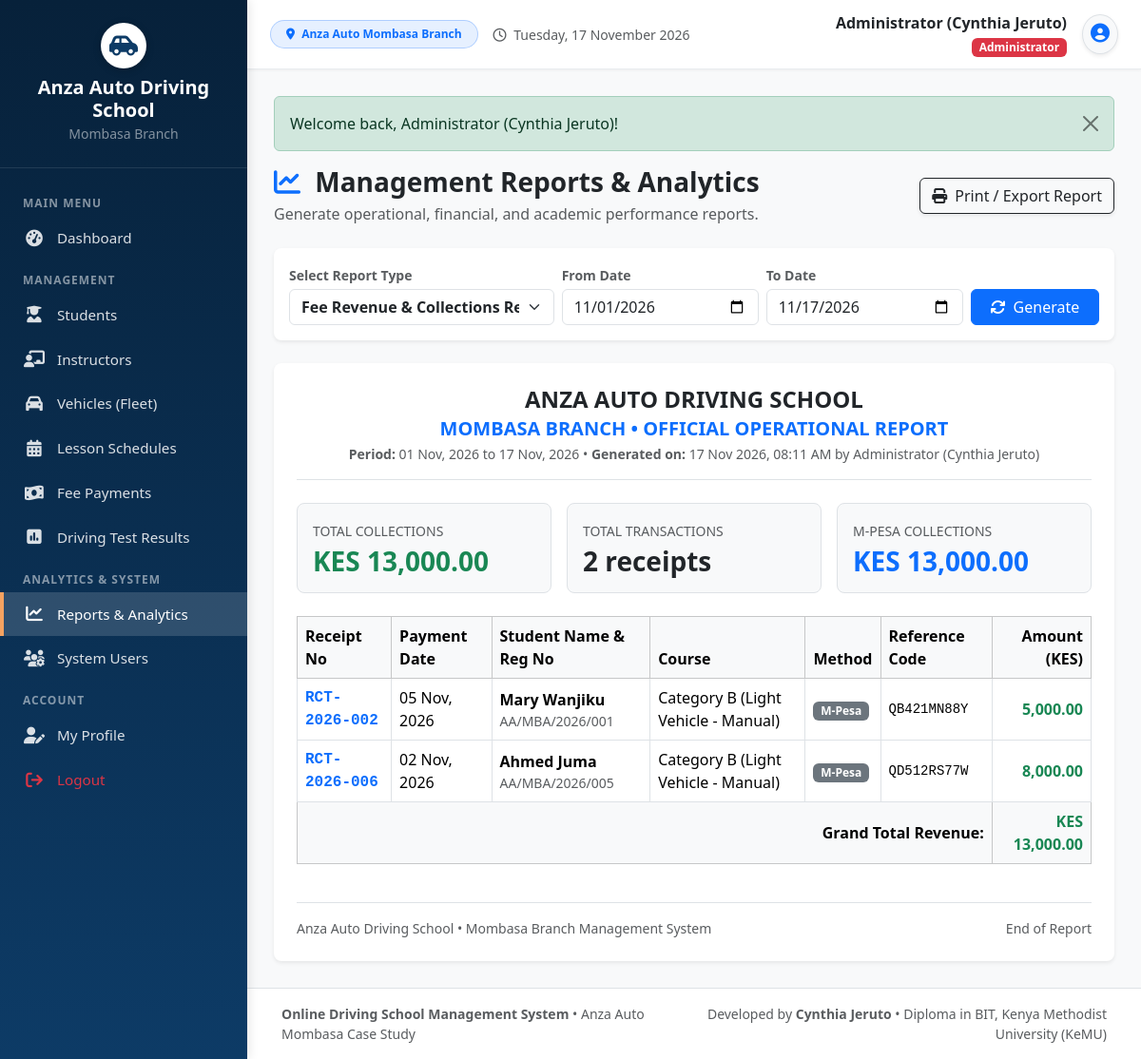
/reports.php (signed in), run on the app's committed database.
### tables this page shows
CREATE TABLE `payments` (
  `payment_id` INT(11) NOT NULL AUTO_INCREMENT,
  `receipt_no` VARCHAR(30) NOT NULL UNIQUE,
  `student_id` INT(11) NOT NULL,
  `amount` DECIMAL(10,2) NOT NULL,
  `payment_date` DATE NOT NULL,
  `payment_method` ENUM('M-Pesa', 'Cash', 'Bank Transfer', 'Credit / Debit Card') NOT NULL DEFAULT 'Bank Transfer',
  `reference_no` VARCHAR(50) DEFAULT NULL,
  `notes` VARCHAR(255) DEFAULT 'Tuition fee installment',
  `recorded_by` INT(11) DEFAULT NULL,
  `created_at` TIMESTAMP NOT NULL DEFAULT CURRENT_TIMESTAMP,
  PRIMARY KEY (`payment_id`),
  KEY `fk_payment_student` (`student_id`),
  KEY `fk_payment_recorder` (`recorded_by`),
  CONSTRAINT `fk_payment_student` FOREIGN KEY (`student_id`) REFERENCES `students` (`student_id`) ON DELETE CASCADE,
  CONSTRAINT `fk_payment_recorder` FOREIGN KEY (`recorded_by`) REFERENCES `users` (`user_id`) ON DELETE SET NULL
);

CREATE TABLE `students` (
  `student_id` INT(11) NOT NULL AUTO_INCREMENT,
  `user_id` INT(11) DEFAULT NULL,
  `student_reg_no` VARCHAR(30) NOT NULL UNIQUE,
  `full_name` VARCHAR(100) NOT NULL,
  `gender` ENUM('Male', 'Female', 'Other') NOT NULL,
  `date_of_birth` DATE DEFAULT NULL,
  `phone` VARCHAR(20) NOT NULL,
  `email` VARCHAR(100) DEFAULT NULL,
  `national_id` VARCHAR(30) DEFAULT NULL,
  `address` VARCHAR(255) DEFAULT 'Mombasa',
  `course_category` VARCHAR(100) NOT NULL DEFAULT 'Category B (Light Vehicle - Manual)',
  `course_fee` DECIMAL(10,2) NOT NULL DEFAULT 15000.00,
  `registration_date` DATE NOT NULL,
  `status` ENUM('Enrolled', 'In Training', 'Test Ready', 'Completed', 'Dropped') NOT NULL DEFAULT 'Enrolled',
  `created_at` TIMESTAMP NOT NULL DEFAULT CURRENT_TIMESTAMP,
  PRIMARY KEY (`student_id`),
  KEY `fk_student_user` (`user_id`),
  CONSTRAINT `fk_student_user` FOREIGN KEY (`user_id`) REFERENCES `users` (`user_id`) ON DELETE SET NULL
);

### reports.php (the view, shortened to what this page needs)
<?php
require_once __DIR__ . '/includes/header.php';
$reportType = trim($_GET['type'] ?? 'revenue');
$startDate = trim($_GET['start_date'] ?? date('Y-m-01'));
$endDate = trim($_GET['end_date'] ?? date('Y-m-d'));
if ($reportType === 'revenue') {
    $stmtRev = $pdo->prepare("
        SELECT p.*, s.full_name AS student_name, s.student_reg_no, s.course_category
        FROM payments p
        JOIN students s ON p.student_id = s.student_id
        WHERE p.payment_date BETWEEN ? AND ?
        ORDER BY p.payment_date DESC
    ");
    $stmtRev->execute([$startDate, $endDate]);
    $revenueRows = $stmtRev->fetchAll();
    $totalRev = array_sum(array_column($revenueRows, 'amount'));
    $methodBreakdown = [];
    foreach ($revenueRows as $r) {
        $m = $r['payment_method'];
        $methodBreakdown[$m] = ($methodBreakdown[$m] ?? 0) + (float)$r['amount'];
    }
}
?>
<div class="d-flex justify-content-between align-items-center mb-4 no-print">
    <div>
        <h3 class="fw-bold mb-1 text-dark"><i class="fa-solid fa-chart-line text-primary me-2"></i> Management Reports & Analytics</h3>
        <p class="text-muted mb-0">Generate operational, financial, and academic performance reports.</p>
    </div>
    <button onclick="window.print()" class="btn btn-outline-dark shadow-sm">
        <i class="fa-solid fa-print me-1"></i> Print / Export Report
    </button>
</div>
<div class="card border-0 shadow-sm rounded-3 mb-4 no-print">
    <div class="card-body p-3">
        <form method="GET" action="reports.php" class="row g-2 align-items-end">
            <div class="col-md-4">
                <label class="form-label small fw-semibold text-muted mb-1">Select Report Type</label>
                <select name="type" class="form-select fw-semibold" onchange="this.form.submit()">
                    <option value="revenue" <?= ($reportType === 'revenue') ? 'selected' : '' ?>>Fee Revenue & Collections Report</option>
                </select>
            </div>
            <div class="col-md-3">
                <label class="form-label small fw-semibold text-muted mb-1">From Date</label>
                <input type="date" name="start_date" class="form-control" value="<?= htmlspecialchars($startDate) ?>">
            </div>
            <div class="col-md-3">
                <label class="form-label small fw-semibold text-muted mb-1">To Date</label>
                <input type="date" name="end_date" class="form-control" value="<?= htmlspecialchars($endDate) ?>">
            </div>
            <div class="col-md-2">
                <button type="submit" class="btn btn-primary w-100"><i class="fa-solid fa-arrows-rotate me-1"></i> Generate</button>
            </div>
        </form>
    </div>
</div>
<div class="card border-0 shadow-sm rounded-3 p-4">
    <div class="text-center pb-3 border-bottom mb-4">
        <h4 class="fw-bold text-dark mb-1">ANZA AUTO DRIVING SCHOOL</h4>
        <h5 class="fw-semibold text-primary mb-1">MOMBASA BRANCH &bull; OFFICIAL OPERATIONAL REPORT</h5>
        <p class="text-muted small mb-0">
            <strong>Period:</strong> <?= format_date($startDate) ?> to <?= format_date($endDate) ?> &bull;
            <strong>Generated on:</strong> <?= date('d M Y, h:i A') ?> by <?= htmlspecialchars($_SESSION['full_name']) ?>
        </p>
    </div>
    <?php if ($reportType === 'revenue'): ?>
        <div class="row g-3 mb-4">
            <div class="col-md-4">
                <div class="p-3 bg-light rounded-3 border">
                    <span class="text-muted small text-uppercase">Total Collections</span>
                    <h3 class="fw-bold text-success mb-0 mt-1"><?= format_currency($totalRev) ?></h3>
                </div>
            </div>
            <div class="col-md-4">
                <div class="p-3 bg-light rounded-3 border">
                    <span class="text-muted small text-uppercase">Total Transactions</span>
                    <h3 class="fw-bold text-dark mb-0 mt-1"><?= count($revenueRows) ?> receipts</h3>
                </div>
            </div>
            <div class="col-md-4">
                <div class="p-3 bg-light rounded-3 border">
                    <span class="text-muted small text-uppercase">M-Pesa Collections</span>
                    <h3 class="fw-bold text-primary mb-0 mt-1"><?= format_currency($methodBreakdown['M-Pesa'] ?? 0) ?></h3>
                </div>
            </div>
        </div>
        <div class="table-responsive">
            <table class="table table-bordered align-middle">
                <thead class="table-light">
                    <tr>
                        <th>Receipt No</th>
                        <th>Payment Date</th>
                        <th>Student Name & Reg No</th>
                        <th>Course</th>
                        <th>Method</th>
                        <th>Reference Code</th>
                        <th class="text-end">Amount (KES)</th>
                    </tr>
                </thead>
                <tbody>
                    <?php if (empty($revenueRows)): ?>
                        <tr><td colspan="7" class="text-center py-4 text-muted">No revenue collected in this period.</td></tr>
                    <?php else: ?>
                        <?php foreach ($revenueRows as $r): ?>
                            <tr>
                                <td class="font-monospace fw-bold text-primary"><?= htmlspecialchars($r['receipt_no']) ?></td>
                                <td><?= format_date($r['payment_date']) ?></td>
                                <td>
                                    <strong><?= htmlspecialchars($r['student_name']) ?></strong>
                                    <div class="small text-muted"><?= htmlspecialchars($r['student_reg_no']) ?></div>
                                </td>
                                <td><?= htmlspecialchars($r['course_category']) ?></td>
                                <td><span class="badge bg-secondary"><?= htmlspecialchars($r['payment_method']) ?></span></td>
                                <td class="font-monospace small"><?= htmlspecialchars($r['reference_no'] ?? '-') ?></td>
                                <td class="text-end fw-bold text-success"><?= number_format($r['amount'], 2) ?></td>
                            </tr>
                        <?php endforeach; ?>
                        <tr class="table-light fw-bold">
                            <td colspan="6" class="text-end fs-6">Grand Total Revenue:</td>
                            <td class="text-end fs-6 text-success"><?= format_currency($totalRev) ?></td>
                        </tr>
                    <?php endif; ?>
                </tbody>
            </table>
        </div>
    <?php endif; ?>
    <div class="mt-4 pt-3 border-top d-flex justify-content-between text-muted small">
        <span>Anza Auto Driving School &bull; Mombasa Branch Management System</span>
        <span>End of Report</span>
    </div>
</div>
<?php require_once __DIR__ . '/includes/footer.php'; ?>

### assets/css/style.css (style rules this page uses)
:root { --primary-color: #0d3b66; --primary-dark: #07213a; --primary-light: #185a9d; --accent-color: #f4a261; --accent-hover: #e76f51; --bg-light: #f8f9fa; --sidebar-width: 260px; --text-dark: #2b2d42; --card-shadow: 0 4px 12px rgba(0, 0, 0, 0.05); }
body { font-family: 'Segoe UI', system-ui, -apple-system, sans-serif; background-color: var(--bg-light); color: var(--text-dark); min-height: 100vh; }

### data on the page
payments: receipt_no "RCT-2026-002", payment_date "05 Nov, 2026", student.full_name "Mary Wanjiku", student.student_reg_no "AA/MBA/2026/001", student.course_category "Category B (Light Vehicle - Manual)", payment_method "M-Pesa", reference_no "QB421MN88Y", amount "5,000.00"
payments: receipt_no "RCT-2026-006", payment_date "02 Nov, 2026", student.full_name "Ahmed Juma", student.student_reg_no "AA/MBA/2026/005", student.course_category "Category B (Light Vehicle - Manual)", payment_method "M-Pesa", reference_no "QD512RS77W", amount "8,000.00"

### other printed values
$_SESSION['full_name'] "Administrator (Cynthia Jeruto)"
$_SESSION['role'] "Administrator"
$flash['message'] "Welcome back, Administrator (Cynthia Jeruto)!"
format_date($startDate) "01 Nov, 2026"
format_date($endDate) "17 Nov, 2026"
format_currency($totalRev) "KES 13,000.00"
count($revenueRows) "2"
format_currency($methodBreakdown['M-Pesa'] ?? 0) "KES 13,000.00"
